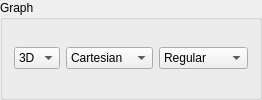
      <widget class="QGroupBox" name="groupBox_2">
       <property name="sizePolicy">
        <sizepolicy hsizetype="Preferred" vsizetype="Fixed">
         <horstretch>0</horstretch>
         <verstretch>0</verstretch>
        </sizepolicy>
       </property>
       <property name="minimumSize">
        <size>
         <width>0</width>
         <height>50</height>
        </size>
       </property>
       <property name="title">
        <string>Graph</string>
       </property>
       <layout class="QHBoxLayout" name="horizontalLayout_12">
        <item>
         <layout class="QHBoxLayout" name="horizontalLayout_7">
          <item>
           <widget class="QComboBox" name="comboBox">
            <property name="cursor">
             <cursorShape>PointingHandCursor</cursorShape>
            </property>
            <property name="styleSheet">
             <string notr="true"/>
            </property>
            <item>
             <property name="text">
              <string>3D</string>
             </property>
            </item>
            <item>
             <property name="text">
              <string>2D</string>
             </property>
            </item>
           </widget>
          </item>
          <item>
           <widget class="QComboBox" name="comboBox_3">
            <property name="cursor">
             <cursorShape>PointingHandCursor</cursorShape>
            </property>
            <item>
             <property name="text">
              <string>Cartesian</string>
             </property>
            </item>
            <item>
             <property name="text">
              <string>Cylindrical</string>
             </property>
            </item>
            <item>
             <property name="text">
              <string>Spherical</string>
             </property>
            </item>
           </widget>
          </item>
          <item>
           <widget class="QComboBox" name="comboBox_2">
            <property name="cursor">
             <cursorShape>PointingHandCursor</cursorShape>
            </property>
            <property name="layoutDirection">
             <enum>Qt::LeftToRight</enum>
            </property>
            <property name="autoFillBackground">
             <bool>false</bool>
            </property>
            <property name="frame">
             <bool>true</bool>
            </property>
            <item>
             <property name="text">
              <string>Regular</string>
             </property>
            </item>
            <item>
             <property name="text">
              <string>Implicit</string>
             </property>
            </item>
            <item>
             <property name="text">
              <string>Parametric</string>
             </property>
            </item>
           </widget>
          </item>
         </layout>
        </item>
       </layout>
      </widget>
